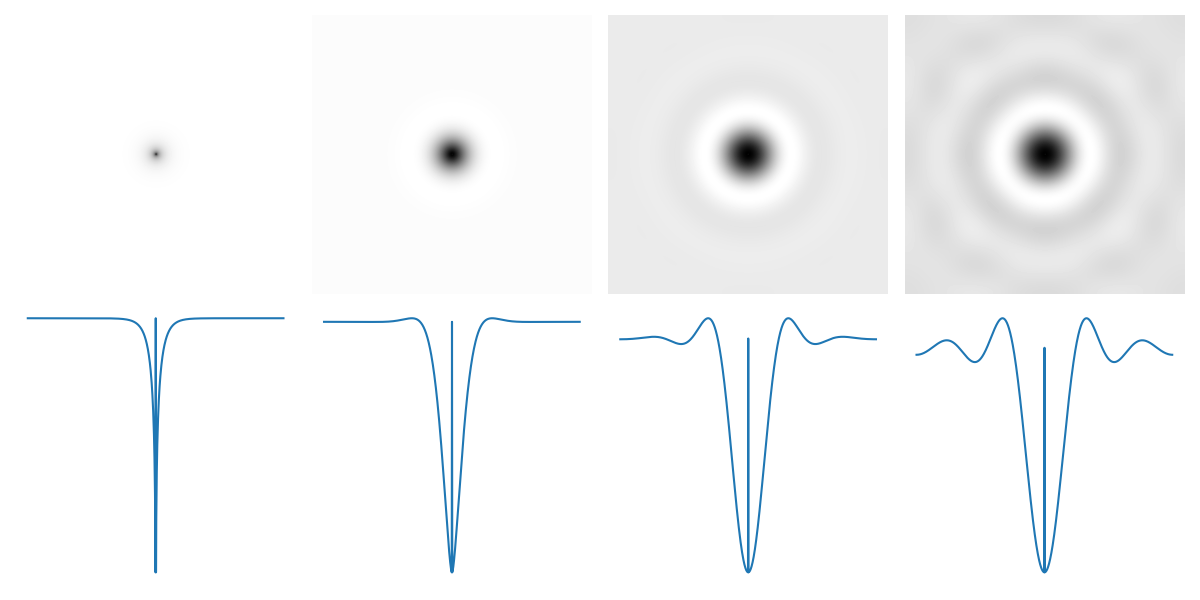

Here is the Python script that generated this plot:
import sys
import numpy as np
import matplotlib.pyplot as plt
from libDIPUM.lpfilter import lpfilter
from libDIP.intScaling4e import intScaling4e

# Parameters
M = 1000
N = 1000
D0 = 5
n_vals = [1, 2, 5, 20]

# Constant in the frequency domain. Its inverse will be an impulse.
G = np.ones((M, N))
imp = np.real(np.fft.fftshift(np.fft.ifft2(G)))

hs1 = []
profiles = []

for n in n_vals:
    HLP = lpfilter('butterworth', M, N, D0, n)
    hLP = np.real(np.fft.fftshift(np.fft.ifft2(HLP)))
    hHP = imp - hLP / np.max(hLP)

    hs1.append(intScaling4e(hHP))
    profiles.append(hHP[M // 2, :])

profiles = np.vstack(profiles).T

# Display
fig = plt.figure(figsize=(12, 6))

for idx, n in enumerate(n_vals):
    ax = fig.add_subplot(2, 4, idx + 1)
    ax.imshow(hs1[idx], cmap='gray')
    ax.axis('off')

    axp = fig.add_subplot(2, 4, idx + 5)
    axp.plot(profiles[:, idx])
    #axp.set_aspect('equal', adjustable='box')
    axp.axis('off')

plt.tight_layout()
plt.savefig('Figure452.png')
plt.show()
